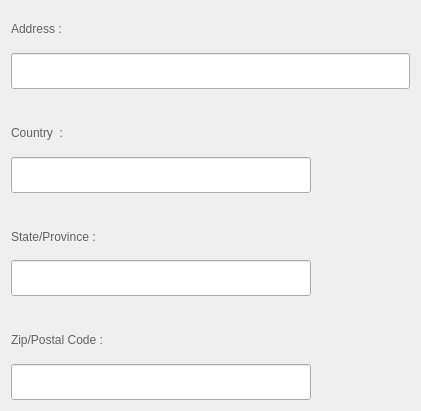
               <widget class="QWidget" name="layoutWidget_5">
                <property name="geometry">
                 <rect>
                  <x>40</x>
                  <y>1690</y>
                  <width>421</width>
                  <height>411</height>
                 </rect>
                </property>
                <layout class="QVBoxLayout" name="verticalLayout_8">
                 <item>
                  <widget class="QLabel" name="AddressLabel">
                   <property name="styleSheet">
                    <string notr="true">color: rgb(98, 98, 98);</string>
                   </property>
                   <property name="text">
                    <string>Address :</string>
                   </property>
                  </widget>
                 </item>
                 <item>
                  <widget class="QLineEdit" name="Address">
                   <property name="minimumSize">
                    <size>
                     <width>0</width>
                     <height>0</height>
                    </size>
                   </property>
                   <property name="maximumSize">
                    <size>
                     <width>16777215</width>
                     <height>300</height>
                    </size>
                   </property>
                  </widget>
                 </item>
                 <item>
                  <spacer name="verticalSpacer_16">
                   <property name="orientation">
                    <enum>Qt::Orientation::Vertical</enum>
                   </property>
                   <property name="sizeType">
                    <enum>QSizePolicy::Policy::Maximum</enum>
                   </property>
                   <property name="sizeHint" stdset="0">
                    <size>
                     <width>10</width>
                     <height>20</height>
                    </size>
                   </property>
                  </spacer>
                 </item>
                 <item>
                  <widget class="QLabel" name="CountryLabel">
                   <property name="styleSheet">
                    <string notr="true">color: rgb(98, 98, 98);</string>
                   </property>
                   <property name="text">
                    <string>Country  :</string>
                   </property>
                  </widget>
                 </item>
                 <item>
                  <widget class="QLineEdit" name="Country">
                   <property name="minimumSize">
                    <size>
                     <width>0</width>
                     <height>0</height>
                    </size>
                   </property>
                   <property name="maximumSize">
                    <size>
                     <width>300</width>
                     <height>300</height>
                    </size>
                   </property>
                  </widget>
                 </item>
                 <item>
                  <spacer name="verticalSpacer_17">
                   <property name="orientation">
                    <enum>Qt::Orientation::Vertical</enum>
                   </property>
                   <property name="sizeType">
                    <enum>QSizePolicy::Policy::Maximum</enum>
                   </property>
                   <property name="sizeHint" stdset="0">
                    <size>
                     <width>10</width>
                     <height>20</height>
                    </size>
                   </property>
                  </spacer>
                 </item>
                 <item>
                  <widget class="QLabel" name="State_ProvinceLabel">
                   <property name="styleSheet">
                    <string notr="true">color: rgb(98, 98, 98);</string>
                   </property>
                   <property name="text">
                    <string>State/Province :</string>
                   </property>
                  </widget>
                 </item>
                 <item>
                  <widget class="QLineEdit" name="StateProvince">
                   <property name="maximumSize">
                    <size>
                     <width>300</width>
                     <height>300</height>
                    </size>
                   </property>
                  </widget>
                 </item>
                 <item>
                  <spacer name="verticalSpacer_18">
                   <property name="orientation">
                    <enum>Qt::Orientation::Vertical</enum>
                   </property>
                   <property name="sizeType">
                    <enum>QSizePolicy::Policy::Maximum</enum>
                   </property>
                   <property name="sizeHint" stdset="0">
                    <size>
                     <width>10</width>
                     <height>20</height>
                    </size>
                   </property>
                  </spacer>
                 </item>
                 <item>
                  <widget class="QLabel" name="ZipPostalCodeLabel">
                   <property name="styleSheet">
                    <string notr="true">color: rgb(98, 98, 98);</string>
                   </property>
                   <property name="text">
                    <string>Zip/Postal Code :</string>
                   </property>
                  </widget>
                 </item>
                 <item>
                  <widget class="QLineEdit" name="ZipPostalCode">
                   <property name="maximumSize">
                    <size>
                     <width>300</width>
                     <height>300</height>
                    </size>
                   </property>
                  </widget>
                 </item>
                </layout>
               </widget>
